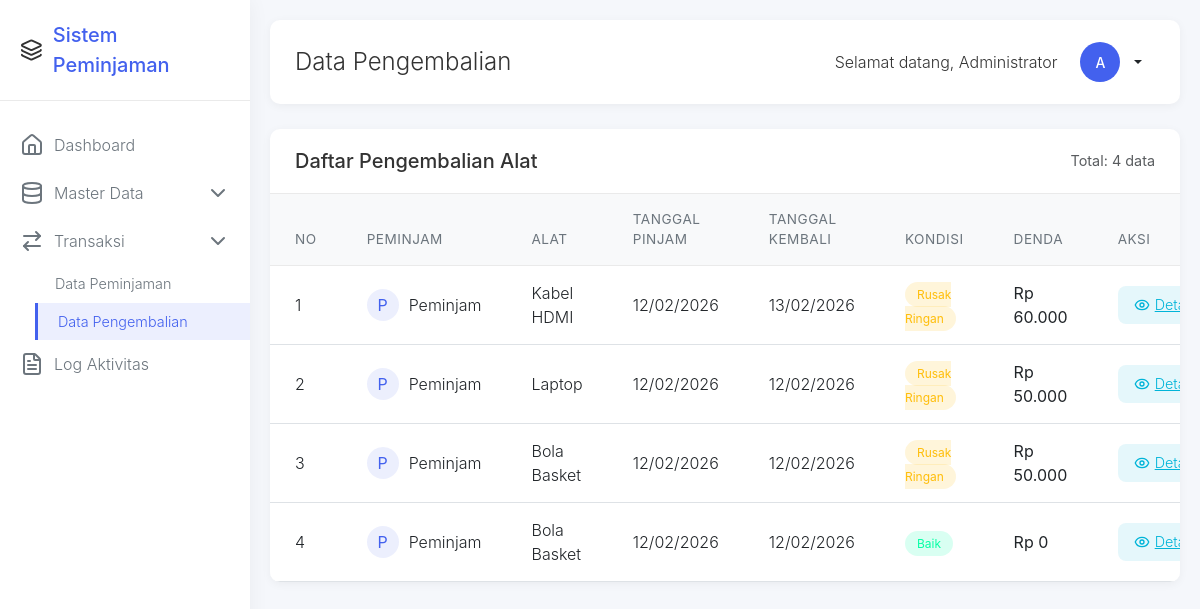
The page /admin/pengembalian.php (signed in) on the database its author committed.
### tables this page shows
CREATE TABLE `pengembalian` (
  `id` int(11) NOT NULL,
  `peminjaman_id` int(11) NOT NULL,
  `tanggal_kembali` date NOT NULL,
  `kondisi_kembali` enum('baik','rusak_ringan','rusak_berat') NOT NULL,
  `denda` decimal(10,2) DEFAULT 0.00,
  `keterangan` text DEFAULT NULL,
  `created_at` timestamp NOT NULL DEFAULT current_timestamp()
);

CREATE TABLE `users` (
  `id` int(11) NOT NULL,
  `nama` varchar(100) NOT NULL,
  `username` varchar(50) NOT NULL,
  `password` varchar(255) NOT NULL,
  `role` enum('admin','petugas','peminjam') NOT NULL,
  `created_at` timestamp NOT NULL DEFAULT current_timestamp()
);

CREATE TABLE `alat` (
  `id` int(11) NOT NULL,
  `nama_alat` varchar(100) NOT NULL,
  `kategori_id` int(11) DEFAULT NULL,
  `stok` int(11) NOT NULL DEFAULT 0,
  `kondisi` enum('baik','rusak_ringan','rusak_berat') NOT NULL DEFAULT 'baik',
  `deskripsi` text DEFAULT NULL,
  `created_at` timestamp NOT NULL DEFAULT current_timestamp()
);

CREATE TABLE `peminjaman` (
  `id` int(11) NOT NULL,
  `user_id` int(11) NOT NULL,
  `alat_id` int(11) NOT NULL,
  `tanggal_pinjam` date NOT NULL,
  `tanggal_kembali` date DEFAULT NULL,
  `jumlah` int(11) NOT NULL DEFAULT 1,
  `status` enum('pending','disetujui','ditolak','dipinjam','menunggu_konfirmasi','dikembalikan') NOT NULL,
  `keterangan` text DEFAULT NULL,
  `created_at` timestamp NOT NULL DEFAULT current_timestamp()
);

### config/database.php (called while the page is built, shortened)
<?php
function format_tanggal($tanggal) {
    return date('d/m/Y', strtotime($tanggal));
}
?>

### admin/pengembalian.php (the view, shortened to what this page needs)
<?php
require_once '../config/database.php';
 $db = new Database();
 $conn = $db->getConnection();
 $stmt = $conn->prepare("SELECT pr.*, p.tanggal_pinjam, p.user_id, p.alat_id, u.nama as nama_user, a.nama_alat FROM pengembalian pr JOIN peminjaman p ON pr.peminjaman_id = p.id JOIN users u ON p.user_id = u.id JOIN alat a ON p.alat_id = a.id ORDER BY pr.created_at DESC");
 $stmt->execute();
 $result = $stmt->get_result();
?>
<!DOCTYPE html>
<html lang="id">
<head>
    <link href="https://cdn.jsdelivr.net/npm/bootstrap@5.3.0/dist/css/bootstrap.min.css" rel="stylesheet">
    <link rel="stylesheet" href="../assets/css/style.css">
</head>
<body>
    <aside class="sidebar" id="sidebar">
        <div class="sidebar-header">
            <i data-lucide="layers"></i>
            <span class="sidebar-logo">Sistem Peminjaman</span>
        </div>
        <nav class="sidebar-menu">
            <a href="dashboard.php" class="menu-item">
                <i data-lucide="home" class="menu-icon"></i>
                <span class="menu-text">Dashboard</span>
            </a>
            <div class="menu-item" data-bs-toggle="collapse" data-bs-target="#masterDataDropdown" aria-expanded="false">
                <i data-lucide="database" class="menu-icon"></i>
                <span class="menu-text">Master Data</span>
                <i data-lucide="chevron-down" class="menu-arrow"></i>
            </div>
            <div class="menu-item" data-bs-toggle="collapse" data-bs-target="#transaksiDropdown" aria-expanded="false">
                <i data-lucide="arrow-right-left" class="menu-icon"></i>
                <span class="menu-text">Transaksi</span>
                <i data-lucide="chevron-down" class="menu-arrow"></i>
            </div>
            <div class="collapse show dropdown-menu-custom" id="transaksiDropdown">
                <a href="peminjaman.php" class="menu-item">
                    <span class="menu-text">Data Peminjaman</span>
                </a>
                <a href="pengembalian.php" class="menu-item active">
                    <span class="menu-text">Data Pengembalian</span>
                </a>
            </div>
            <a href="log_activity.php" class="menu-item">
                <i data-lucide="file-text" class="menu-icon"></i>
                <span class="menu-text">Log Aktivitas</span>
            </a>
        </nav>
    </aside>
    <main class="main-content">
        <div class="top-header">
            <div style="display: flex; align-items: center;">
                <h1 class="page-title">Data Pengembalian</h1>
            </div>
            <div class="user-profile">
                <span style="margin-right: 10px;">Selamat datang, <?php echo $_SESSION['nama']; ?></span>
                <div class="dropdown">
                    <button class="btn btn-sm dropdown-toggle d-flex align-items-center" type="button" id="userDropdown" data-bs-toggle="dropdown" aria-expanded="false">
                        <div class="user-avatar">
                            <?php echo strtoupper(substr($_SESSION['nama'], 0, 1)); ?>
                        </div>
                    </button>
                </div>
            </div>
        </div>
        <div class="data-card">
            <div class="card-header-custom">
                <h5 class="mb-0">Daftar Pengembalian Alat</h5>
                <span class="text-muted" style="font-size: 0.9rem;">
                    Total: <?php echo $result->num_rows; ?> data
                </span>
            </div>
            <div class="table-responsive">
                <table class="table table-custom">
                    <thead>
                        <tr>
                            <th>No</th>
                            <th>Peminjam</th>
                            <th>Alat</th>
                            <th>Tanggal Pinjam</th>
                            <th>Tanggal Kembali</th>
                            <th>Kondisi</th>
                            <th>Denda</th>
                            <th>Aksi</th>
                        </tr>
                    </thead>
                    <tbody>
                        <?php $no = 1; while ($pengembalian = $result->fetch_assoc()): ?>
                        <tr>
                            <td><?php echo $no++; ?></td>
                            <td>
                                <div style="display: flex; align-items: center;">
                                    <div style="width: 32px; height: 32px; border-radius: 50%; background-color: rgba(67, 97, 238, 0.1); color: var(--primary-color); display: flex; align-items: center; justify-content: center; margin-right: 10px; font-weight: 400;">
                                        <?php echo strtoupper(substr($pengembalian['nama_user'], 0, 1)); ?>
                                    </div>
                                    <span><?php echo $pengembalian['nama_user']; ?></span>
                                </div>
                            </td>
                            <td><?php echo $pengembalian['nama_alat']; ?></td>
                            <td><?php echo format_tanggal($pengembalian['tanggal_pinjam']); ?></td>
                            <td><?php echo format_tanggal($pengembalian['tanggal_kembali']); ?></td>
                            <td>
                                <span class="badge-custom badge-<?php echo $pengembalian['kondisi_kembali'] == 'baik' ? 'success' : ($pengembalian['kondisi_kembali'] == 'rusak_ringan' ? 'warning' : 'danger'); ?>">
                                    <?php echo ucfirst(str_replace('_', ' ', $pengembalian['kondisi_kembali'])); ?>
                                </span>
                            </td>
                            <td>
                                <span class="amount-display">
                                    Rp <?php echo number_format($pengembalian['denda'], 0, ',', '.'); ?>
                                </span>
                            </td>
                            <td>
                                <a href="pengembalian_detail.php?id=<?php echo $pengembalian['id']; ?>" class="btn-custom btn-info-custom">
                                    <i data-lucide="eye" style="width: 16px; height: 16px; margin-right: 5px;"></i>
                                    Detail
                                </a>
                            </td>
                        </tr>
                        <?php endwhile; ?>
                    </tbody>
                </table>
            </div>
        </div>
    </main>
</body>
</html>

### assets/css/style.css (style rules this page uses)
body { font-family: 'Segoe UI', Tahoma, Geneva, Verdana, sans-serif; background-color: #f8f9fa; }
.table { margin-bottom: 0; }
.table th { border-top: none; font-weight: 600; color: #495057; background-color: #f8f9fa; }
.btn { border-radius: 6px; font-weight: 500; transition: all 0.2s ease; }
.btn-sm { padding: 0.375rem 0.75rem; font-size: 0.875rem; }

### admin/pengembalian.php (style rules this page uses)
:root { --primary-color: #4361ee; --secondary-color: #3f37c9; --success-color: #06ffa5; --info-color: #00b4d8; --warning-color: #ffbe0b; --danger-color: #fb5607; --light-color: #f8f9fa; --dark-color: #212529; --sidebar-width: 250px; --sidebar-collapsed-width: 70px; }
body { font-family: 'Inter', 'Segoe UI', Tahoma, Geneva, Verdana, sans-serif; font-weight: 300; background-color: #f5f7fb; color: #333; }
.sidebar { position: fixed; top: 0; left: 0; height: 100vh; width: var(--sidebar-width); background-color: white; box-shadow: 0 0 20px rgba(0, 0, 0, 0.05); z-index: 1000; transition: all 0.3s ease; }
.sidebar-header { padding: 20px; border-bottom: 1px solid #eaeaea; display: flex; align-items: center; }
.sidebar-logo { font-size: 1.25rem; font-weight: 500; color: var(--primary-color); margin-left: 10px; }
.sidebar-menu { padding: 20px 0; }
.menu-item { padding: 12px 20px; display: flex; align-items: center; color: #6c757d; text-decoration: none; transition: all 0.2s ease; }
.menu-item.active { background-color: rgba(67, 97, 238, 0.1); color: var(--primary-color); border-left: 3px solid var(--primary-color); }
.menu-icon { margin-right: 10px; }
.menu-text { font-weight: 300; }
.dropdown-menu-custom { background-color: transparent; border: none; padding-left: 35px; }
.dropdown-menu-custom .menu-item { font-size: 0.9rem; padding: 8px 20px; }
.main-content { margin-left: var(--sidebar-width); padding: 20px; transition: all 0.3s ease; }
.top-header { background-color: white; padding: 15px 25px; border-radius: 10px; box-shadow: 0 2px 10px rgba(0, 0, 0, 0.05); margin-bottom: 25px; display: flex; justify-content: space-between; align-items: center; }
.page-title { font-size: 1.5rem; font-weight: 300; margin: 0; }
.user-profile { display: flex; align-items: center; }
.user-avatar { width: 40px; height: 40px; border-radius: 50%; background-color: var(--primary-color); color: white; display: flex; align-items: center; justify-content: center; margin-right: 10px; }
.data-card { background-color: white; border-radius: 10px; box-shadow: 0 2px 10px rgba(0, 0, 0, 0.05); overflow: hidden; }
.card-header-custom { padding: 20px 25px; border-bottom: 1px solid #eaeaea; font-weight: 400; font-size: 1.1rem; display: flex; justify-content: space-between; align-items: center; }
.table-custom { margin-bottom: 0; }
.table-custom thead th { border-bottom: 1px solid #eaeaea; font-weight: 400; color: #6c757d; font-size: 0.85rem; text-transform: uppercase; letter-spacing: 0.5px; padding: 15px 25px; }
.table-custom tbody td { padding: 15px 25px; vertical-align: middle; border-top: 1px solid #f1f1f1; }
.badge-custom { padding: 5px 12px; border-radius: 20px; font-size: 0.75rem; font-weight: 400; text-transform: capitalize; }
.badge-success { background-color: rgba(6, 255, 165, 0.15); color: #06ffa5; }
.badge-warning { background-color: rgba(255, 190, 11, 0.15); color: #ffbe0b; }
.btn-custom { padding: 8px 16px; border-radius: 8px; font-weight: 300; font-size: 0.9rem; transition: all 0.2s ease; border: none; display: inline-flex; align-items: center; }
.btn-info-custom { background-color: rgba(0, 180, 216, 0.1); color: var(--info-color); }
.amount-display { font-weight: 400; color: var(--dark-color); }
.menu-arrow { margin-left: auto; transition: transform 0.3s ease; }

### rows shown on the page
pengembalian: users.nama "P", users.nama "Peminjam", alat.nama_alat "Kabel HDMI", peminjaman.tanggal_pinjam "12/02/2026", tanggal_kembali "13/02/2026", kondisi_kembali "Rusak Ringan", denda "60.000"
pengembalian: users.nama "P", users.nama "Peminjam", alat.nama_alat "Laptop", peminjaman.tanggal_pinjam "12/02/2026", tanggal_kembali "12/02/2026", kondisi_kembali "Rusak Ringan", denda "50.000"
pengembalian: users.nama "P", users.nama "Peminjam", alat.nama_alat "Bola Basket", peminjaman.tanggal_pinjam "12/02/2026", tanggal_kembali "12/02/2026", kondisi_kembali "Rusak Ringan", denda "50.000"
pengembalian: users.nama "P", users.nama "Peminjam", alat.nama_alat "Bola Basket", peminjaman.tanggal_pinjam "12/02/2026", tanggal_kembali "12/02/2026", kondisi_kembali "Baik", denda "0"

### other values the page prints
$_SESSION['nama'] "Administrator"
substr($_SESSION['nama'], 0, 1) "A"
$result->num_rows "4"
